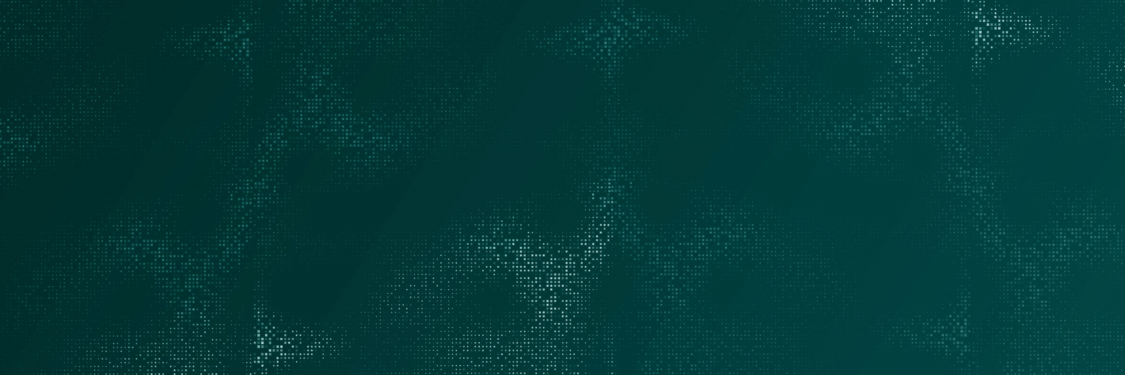
#> input picture electron/shimmer.png, 2250 x 750 px (shown at 1/2 size)
$ python -i _scene_compose.py   (imports and definitions only)
#> lines starting #> are read from the running program, lines starting #| are printed output that depends on the picture
#!/usr/bin/env python3
"""UI-in-context composite pipeline.

Step 1 — Vertex Imagen generates a scene with a clearly defined glowing
         rectangular monitor / tablet / wall-of-screens area, NO readable
         UI text inside it.
Step 2 — PIL composites the real GridOS screenshot onto that monitor
         region (with screen tint + slight glow bleed).
Step 3 — Brand pipeline: shimmer overlay + particle dust + evergreen
         grade so the composite reads as one piece, not a sticker.

Run from the repo root after:
  source ~/.claude/secrets/orchestrate-veo.env
"""
import os, sys, json, base64, time, ssl, subprocess, urllib.request
from pathlib import Path
from PIL import Image, ImageDraw, ImageFilter, ImageChops, ImageEnhance
import certifi
# [1 line that did not run here, left out]

ROOT = Path(__file__).parent
# [1 line not run here, left out]

# [1 line that did not run here, left out]
# [1 line that did not run here, left out]
GCP_LOCATION = os.environ.get("GCP_LOCATION", "us-central1")
# [1 line that did not run here, left out]
# [1 line that did not run here, left out]
# [1 line that did not run here, left out]
# [2 lines not run here, left out]

def _b64u(b): return base64.urlsafe_b64encode(b).rstrip(b"=").decode()
_TOK = {"v": None, "t": 0}
# [28 lines left out: functions token, imagen, not called in this run]

# Per-frame scene prompts tuned to pay off the live caption. Each prompt
# is rendered in the deck's illustrative dot-matrix particle aesthetic
# (NOT photographic), with a clearly placed dark rectangular monitor /
# tablet / wall screen that has NO UI inside it. The PIL step then
# composites the real GridOS screenshot into that rectangle.
_BRAND = (
    "rendered in the GE Vernova Orchestrate dot-matrix particle aesthetic, "
    "illustrative not photographic, not stock-photo. Deep evergreen #004745 "
    "base, cyan #00B2A9 brand accents only, faint chartreuse #C8FF00 flecks, "
    "no other colors. All figures constructed from luminous cyan particle "
    "points against deep evergreen darkness. No faces, no recognizable "
    "people, no text anywhere, no logos, no UI elements inside any screen. "
    "Premium cinematic lighting with strong cyan rim-light from monitors. "
    "16:9."
)

SCENES = {
    # 04C "The intelligent network running" — wide control center, wall of screens
    "04c": {
        "prompt": (
            "Wide cinematic establishing shot of a darkened GE Vernova grid "
            "operations control center — a vast curved video wall of monitors "
            "filling the back of the frame, two or three operator silhouettes "
            "at curved desks in the foreground viewed from behind, suggesting "
            "an intelligent network running at scale. ONE single very large "
            "central monitor on the video wall, perfectly rectangular and "
            "front-facing, dominates the center of the frame as a clean dark "
            "blank rectangle with faint cyan glow — ready to receive a "
            "screenshot composite, NO text or UI inside it. Other surrounding "
            "monitors are smaller and out-of-focus glows. Strong volumetric "
            "cyan light through the room. " + _BRAND
        ),
        "monitor_rect": (380, 150, 1160, 720),
        "source_ui": "04c_full_mesh.bak.png",
        "out_path": "04c_full_mesh.png",
    },
    # 05A "The journey is geographic now" — single operator + regional map
    "05a": {
        "prompt": (
            "Cinematic shot of ONE operator silhouette at the LOWER-RIGHT "
            "corner of frame — only the back of their shoulder and a hint of "
            "the back of their head visible, made from luminous cyan particle "
            "points. They are facing one VERY LARGE widescreen monitor that "
            "DOMINATES the frame (filling roughly the upper-left three-quarters "
            "of the frame). The monitor is a clean dark blank rectangle with "
            "faint cyan glow, NO text or UI inside it, with a real visible "
            "monitor bezel and stand. NO secondary monitors anywhere. Behind "
            "the monitor on the right side, a faint distant city skyline at "
            "dusk rendered in dot-matrix particles is just visible through a "
            "deep window slot — quiet, atmospheric, not the focus. Cyan rim-"
            "light from the monitor catches drifting particles in the air. " + _BRAND
        ),
        "monitor_rect": (60, 130, 1280, 800),
        "source_ui": "05a_paths_fan.bak.png",
        "out_path": "05a_paths_fan.png",
    },
    # 05B "The decision moment, made real" — over-the-shoulder
    "05b": {
        "prompt": (
            "Cinematic over-the-shoulder composition. ONE operator silhouette "
            "at the FAR-RIGHT edge of the frame — only the back of one shoulder "
            "and a sliver of the back of their head visible (NOT central, NOT "
            "a full bust, NOT a statue) — made from luminous cyan particle "
            "points. They face one very large widescreen monitor that fills "
            "the LEFT two-thirds of the frame. The monitor is a clean dark "
            "blank rectangle with a real visible bezel, faint cyan glow inside, "
            "NO text or UI. Strong volumetric monitor glow bouncing into the "
            "dark evergreen room, catching drifting particles in the air. "
            "Faint out-of-focus secondary monitors deeper in the background. " + _BRAND
        ),
        "monitor_rect": (90, 140, 1110, 800),
        "source_ui": "05b_gridos.bak.png",
        "out_path": "05b_gridos.png",
    },
    # 05C "An actual GridOS timeline" — multi-operator floor, gantt across screens
    "05c": {
        "prompt": (
            "Wider cinematic establishing shot of a real-feeling grid "
            "operations control floor — three operator silhouettes (made from "
            "luminous cyan particle points, viewed from behind, at curved "
            "consoles in the foreground) looking up at a massive, "
            "architectural video wall covering the entire back wall of the "
            "room. The video wall feels REAL — built into the wall, with deep "
            "bezels, ambient back-lighting, NOT a graphic outline. Across "
            "the center of the wall, ONE very wide horizontal panel "
            "dominates, a clean dark blank rectangle with faint cyan glow, "
            "NO text or UI inside, ready for a screenshot composite — it will "
            "show the day's GridOS gantt. Volumetric cyan light bounces from "
            "the wall into the room, catching dot-matrix particles in the "
            "air. " + _BRAND
        ),
        "monitor_rect": (160, 230, 1600, 540),
        "source_ui": "05c_path_chosen.bak.png",
        "out_path": "05c_path_chosen.png",
    },
    # 08B "The grid down to the truck on the street" — field tech with tablet
    "08b": {
        "prompt": (
            "Cinematic medium shot of a field technician silhouette holding a "
            "rugged tablet horizontally in both hands at chest height, standing "
            "outdoors at a regional power substation at dusk — transformer "
            "silhouettes and overhead distribution lines visible in the "
            "background built from dot-matrix particles. The tablet screen "
            "fills a large area in the lower-center of the frame, perfectly "
            "rectangular and front-facing, clean dark blank rectangle with "
            "faint cyan glow, NO text or UI inside it, ready for a screenshot "
            "composite. Strong cyan rim-light from the tablet up onto the "
            "tech's hands and chest. Calm, grounded, human-scale, the journey "
            "down to one truck on the street. " + _BRAND
        ),
        "monitor_rect": (340, 460, 1240, 580),
        "source_ui": "08b_distribution.bak.png",
        "out_path": "08b_distribution.png",
    },
}

# [31 lines left out: functions composite_ui_onto_monitor, brand_pipeline, not called in this run]

def go(frame_id):
    spec = SCENES[frame_id]
    print(f"[1/3] imagen scene for {frame_id}…", flush=True)
    scene_bytes = imagen(spec["prompt"])
    scene_raw = ROOT / f".{frame_id}_scene.raw.png"
    scene_raw.write_bytes(scene_bytes)
    scene = Image.open(scene_raw).convert("RGB")
    # Ensure 1920x1080 working canvas
    if scene.size != (1920, 1080):
        scene = scene.resize((1920, 1080), Image.LANCZOS)
    print(f"[2/3] compositing UI onto monitor rect {spec['monitor_rect']}…", flush=True)
    scene = composite_ui_onto_monitor(scene, spec["source_ui"], spec["monitor_rect"])
    print(f"[3/3] brand pipeline…", flush=True)
    final = brand_pipeline(scene)
    out = ROOT / spec["out_path"]
    final.save(out, format="PNG", optimize=True)
    scene_raw.unlink()
    print(f"WROTE  {out}  ({out.stat().st_size:,} bytes)")

# [3 lines not run here, left out]

>>> import cv2
>>> picture = cv2.imread('shimmer.png', cv2.IMREAD_GRAYSCALE)
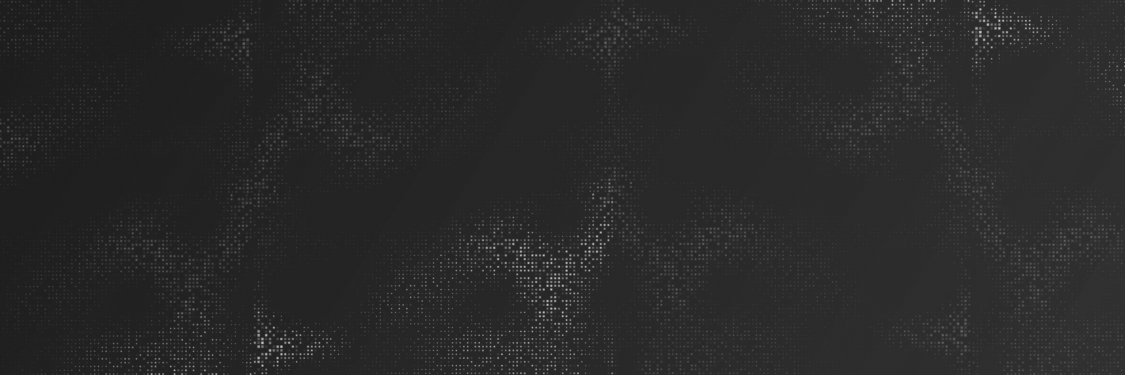
#> picture: shape (750, 2250) (shown at 1/2 size); min 28, max 194, mean 40.9
#> (the run stopped early here; a loop or call above may not have finished)

$ run again, on electron/01a_origin.bak.png
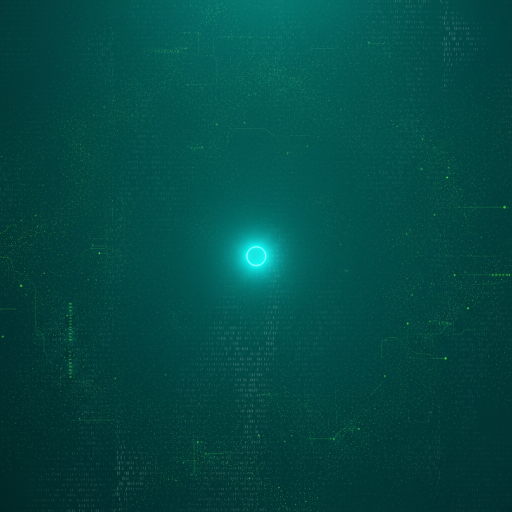
#> input picture electron/01a_origin.bak.png, 1024 x 1024 px (shown at 1/2 size)
#> `picture = cv2.imread('shimmer.png', cv2.IMREAD_GRAYSCALE)`:
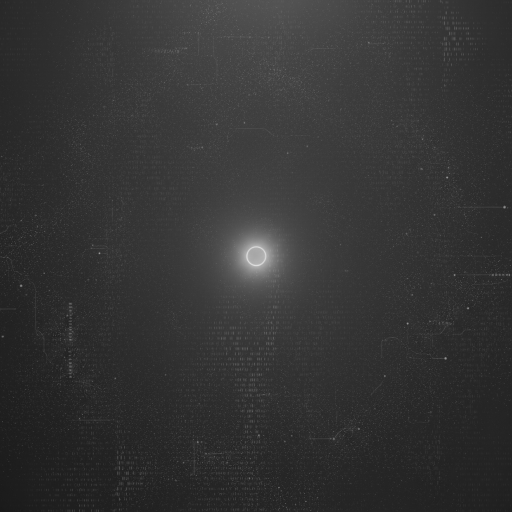
#> picture: shape (1024, 1024) (shown at 1/2 size); min 24, max 226, mean 52

$ run again, on electron/01c_first_trail.bak.png
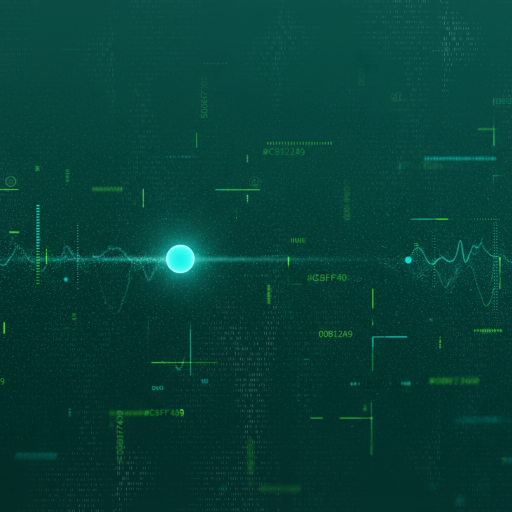
#> input picture electron/01c_first_trail.bak.png, 1024 x 1024 px (shown at 1/2 size)
#> `picture = cv2.imread('shimmer.png', cv2.IMREAD_GRAYSCALE)`:
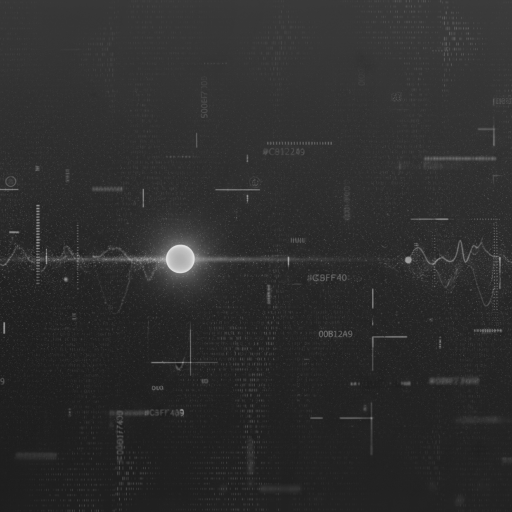
#> picture: shape (1024, 1024) (shown at 1/2 size); min 23, max 232, mean 45.3
